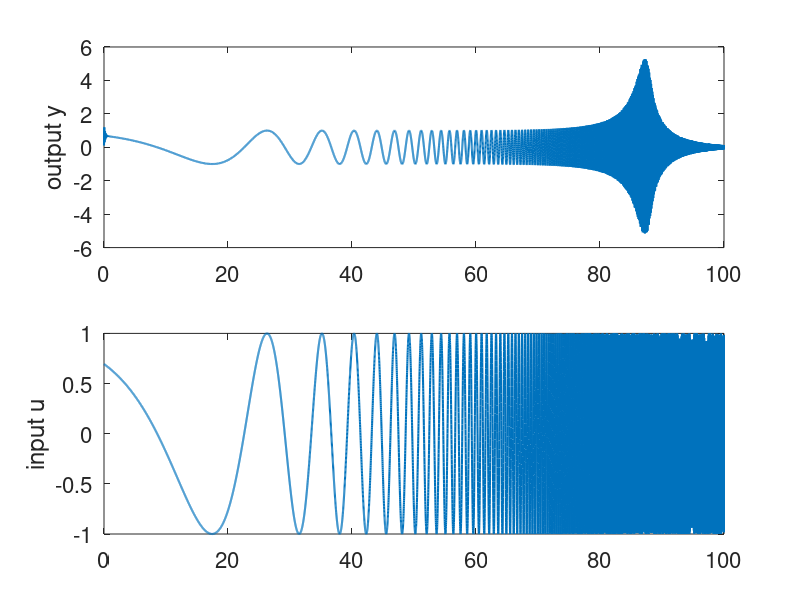
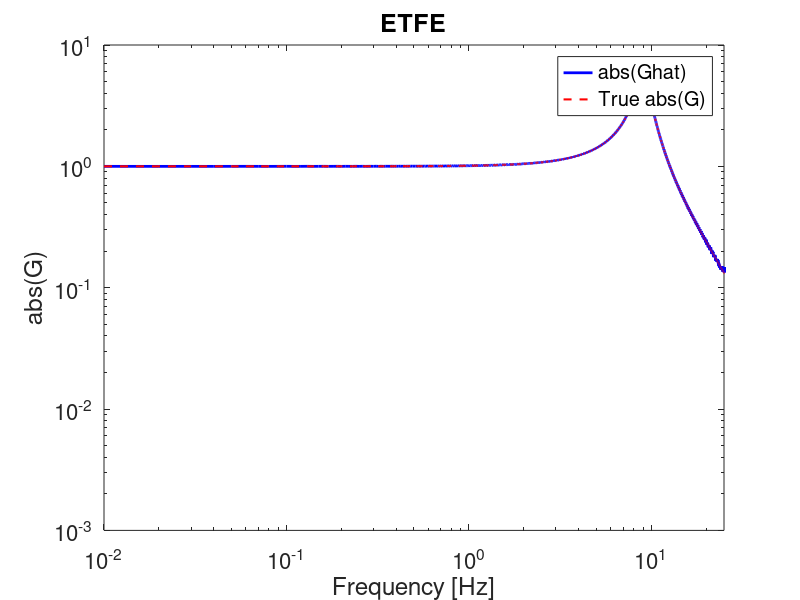

The MATLAB script that drew these images, in order:
close all; clear
fs = 100;
T = 1/fs;
N = 1e4;      
t = T*(0:N-1)';
df = 1/N/T;
fvec = (0:N/2)*df;

%%%%%  Create chirp signal as input
f0 = 0.01;
f1 = 25;               % Start at 0.1Hz go up to 50 Hz
u = chirp(t,f0,N*T,f1,'logarithmic');
%spectrogram(u,256,200,256,fs); 

% u = idinput(N,'rgs',[f0 f1]/(fs/2));
%u = randn(N,1);

% simulate system
z = tf('z',T);
G = 0.15*(1+z^(-1))/(1-1.6*z^(-1) + 0.9*z^(-2));
e = randn(N,1);  % try different noise levels here 

%H = 1/(1-0.99/z);
%v = lsim(H,e);
%v = v/std(v);

y = lsim(G,u,t) + 0.001*e;
figure(1)
subplot(211)
plot(t,y,'linewidth',1.5)
ylabel('output y')
set(gca,'fontsize',16)
subplot(212)
plot(t,u,'linewidth',1.5)
ylabel('input u')
set(gca,'fontsize',16)

% Empirical Transfer Function Estimate
Y = T*fft(y);
U = T*fft(u);
Ghat = Y ./ U;
Gw = squeeze(freqresp(G,2*pi*fvec));
figure(2)
loglog(fvec,abs(Ghat(1:N/2+1)),'b','linewidth',2);
hold on
loglog(fvec,abs(Gw),'r--','linewidth',1.5)
axis([f0 f1 1e-3 10])
xlabel('Frequency [Hz]')
ylabel('abs(G)')
legend('abs(Ghat)','True abs(G)','Location','best')
set(gca,'fontsize',16)
title('ETFE','fontsize',18)





